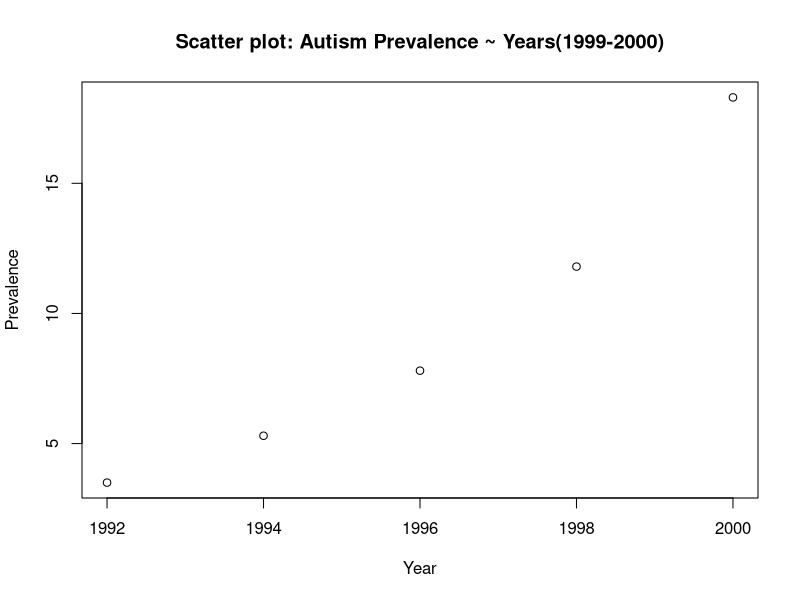
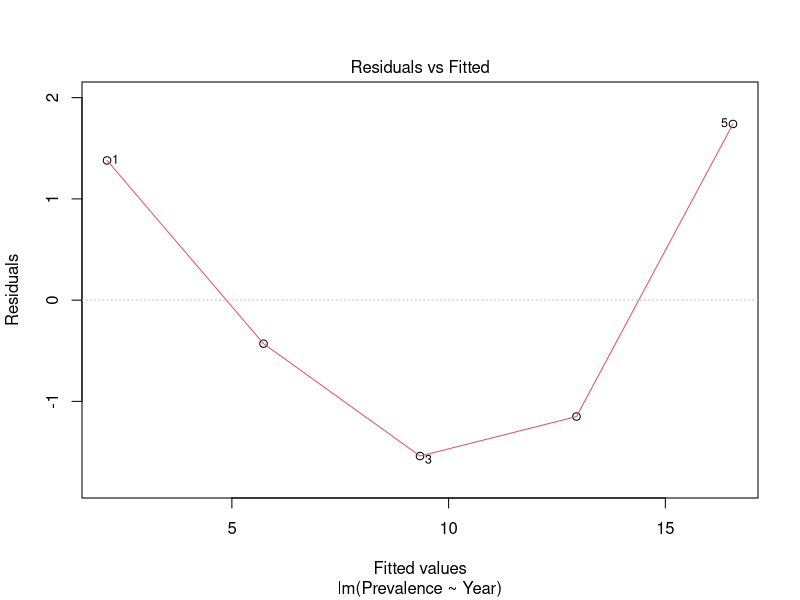
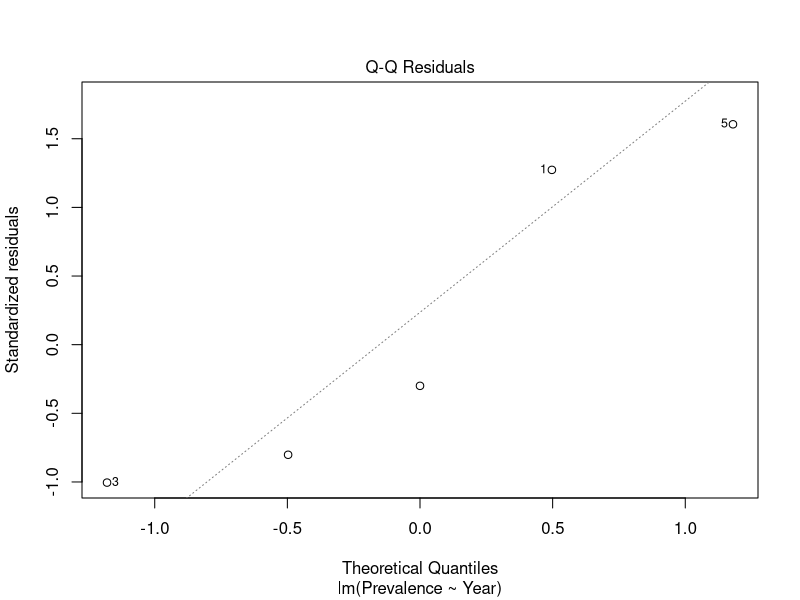
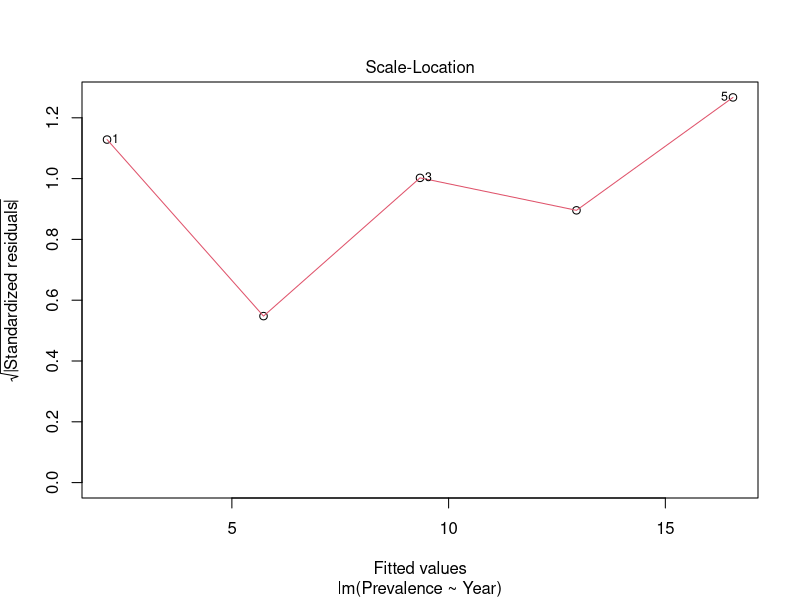
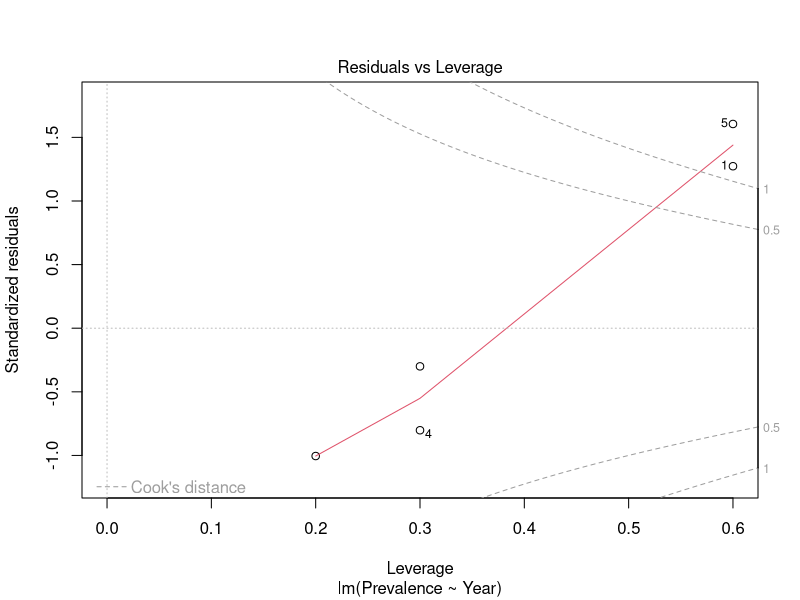
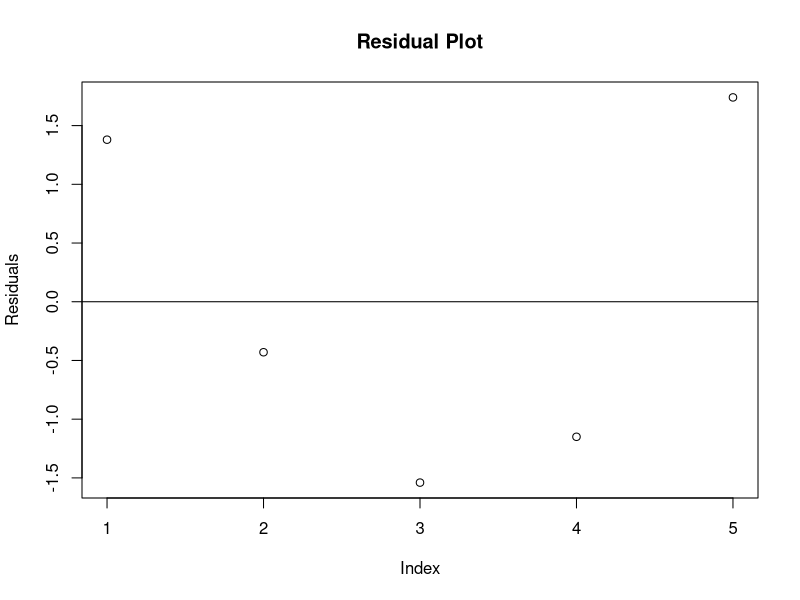
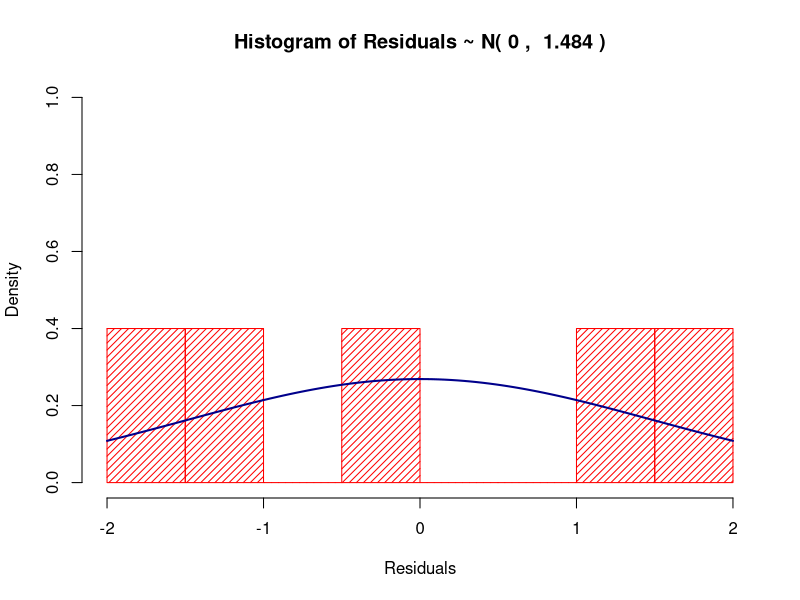
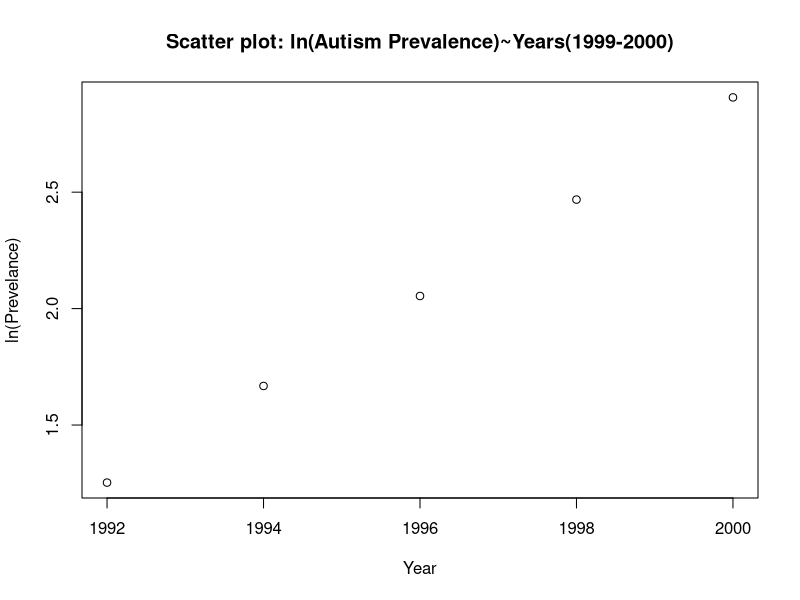

These figures' R source, in order:
## ---- chunk 1
knitr::opts_chunk$set(echo = TRUE)

sessionInfo()
getwd()
setwd("../autism")
## ---- chunk 2
df <- read.csv("Autism Data Prob 29.csv")
# str(df)
# View(df)
## ---- chunk 3
plot(df, main="Scatter plot: Autism Prevalence ~ Years(1999-2000)")
## ---- chunk 4
fit <- lm(Prevalence~Year, data=df)
fit
# str(fit)
## ---- chunk 5
summary(fit)
## ---- chunk 6
anova(fit)
## ---- chunk 7
plot(fit)
## ---- chunk 8
plot(fit$residuals, ylab="Residuals", main="Residual Plot")
abline(h=0, col="black")
## ---- chunk 9
x_resids <- mean(fit$residuals)
s_resids <- sqrt(var(fit$residuals))
hist(fit$residuals, density=20, breaks=5, prob=TRUE, col="red",
     xlab="Residuals", ylim=c(0,1),
     main=paste("Histogram of Residuals ~ N(",round(x_resids,3),", ",round(s_resids,3),")"))
curve(dnorm(x, mean=x_resids, sd=s_resids), col="darkblue", lwd=2, add=TRUE, yaxt="n")
## ---- chunk 10
df1 <- data.frame(Year=df$Year, logPrev=log(df$Prevalence))
# str(df1)
## ---- chunk 11
plot(df1, main="Scatter plot: ln(Autism Prevalence)~Years(1999-2000)", ylab="ln(Prevelance)")
## ---- chunk 12
fit1 <- lm(logPrev~Year, data=df1)
fit1
# str(fit1)
## ---- chunk 13
summary(fit1)
## ---- chunk 14
anova(fit1)
## ---- chunk 15
plot(fit1)
## ---- chunk 16
newx1 <- df$Year
newx1 <- sort(newx1)

pred_x1 <- predict(fit, newdata=data.frame(Year=newx1), interval="confidence", type="response", level=0.95)
pred_y1 <- predict(fit, newdata=data.frame(Year=newx1), interval="prediction", type="response", level=0.95)

plot(df, xlim=c(1991, 2001), ylim=c(0, 20), xlab="Year", ylab="Prevelance", main="Fitted Plot: Prevelance ~ Years", cex=0.5)
abline(fit, col="red")
lines(newx1, pred_x1[,2], col="black", lty=2, lwd=1)
lines(newx1, pred_x1[,3], col="black", lty=2, lwd=1)
lines(newx1, pred_y1[,2], col="green", lty=2, lwd=2)
lines(newx1, pred_y1[,3], col="green", lty=2, lwd=2)
## ---- chunk 17
newx2 <- df1$Year
newx2 <- sort(newx2)

pred_x2 <- predict(fit1, newdata=data.frame(Year=newx2), interval="confidence", type="response", level=0.95)
pred_y2 <- predict(fit1, newdata=data.frame(Year=newx2), interval="prediction", type="response", level=0.95)

plot(df1, xlim=c(1991, 2001), ylim=c(0, 3), xlab="Year", ylab="ln(Prevelance)", main="Fitted Plot: ln(Prevelance) ~ Years", cex=0.5)
abline(fit1, col="red")
lines(newx2, pred_x2[,2], col="black", lty=2, lwd=1)
lines(newx2, pred_x2[,3], col="black", lty=2, lwd=1)
lines(newx2, pred_y2[,2], col="green", lty=2, lwd=2)
lines(newx2, pred_y2[,3], col="green", lty=2, lwd=2)
## ---- chunk 18
x_resids2 <- mean(fit1$residuals)
s_resids2 <- sqrt(var(fit1$residuals))
hist(fit1$residuals, density=20, breaks=5, prob=TRUE, col="red",
     xlab="Residuals", ylim=c(0,50),
     main=paste("Histogram of Log-linear Residuals ~ N(", round(x_resids2,3), ",",round(s_resids2,3), ")"))
curve(dnorm(x, mean=x_resids2, sd=s_resids2), col="darkblue", lwd=2, add=TRUE, yaxt="n")
## ---- chunk 19
# Coefficients:
#              Estimate Std. Error t value Pr(>|t|)    
# (Intercept) -4.080e+02  4.953e+00  -82.38 3.94e-06 ***
# Year         2.054e-01  2.481e-03   82.79 3.88e-06 ***

a <- 0.975
n <- nrow(df1)
N <- n - 2
cv <- qt(a, N)

se_beta_0 <- 4.953
se_beta_1 <- 0.002481
## ---- chunk 20
# SLOPE
beta_1 <- fit1$coefficients[2]
beta_1_lower <- beta_1 - se_beta_1*cv
beta_1_upper <- beta_1 + se_beta_1*cv
## ---- chunk 21
beta_1_lower
beta_1_upper
## ---- chunk 22
# INTERCEPT
beta_0 <- fit1$coefficients[1]
beta_0_lower <- beta_0 - se_beta_0*cv
beta_0_upper <- beta_0 + se_beta_0*cv
## ---- chunk 23
beta_0_lower
beta_0_upper
## ---- chunk 24
year <- 2000
pred_prev <- beta_0 + beta_1*year
exp(pred_prev)
## ---- chunk 25
pf(0.356250336, 3, 5, lower.tail=FALSE)
